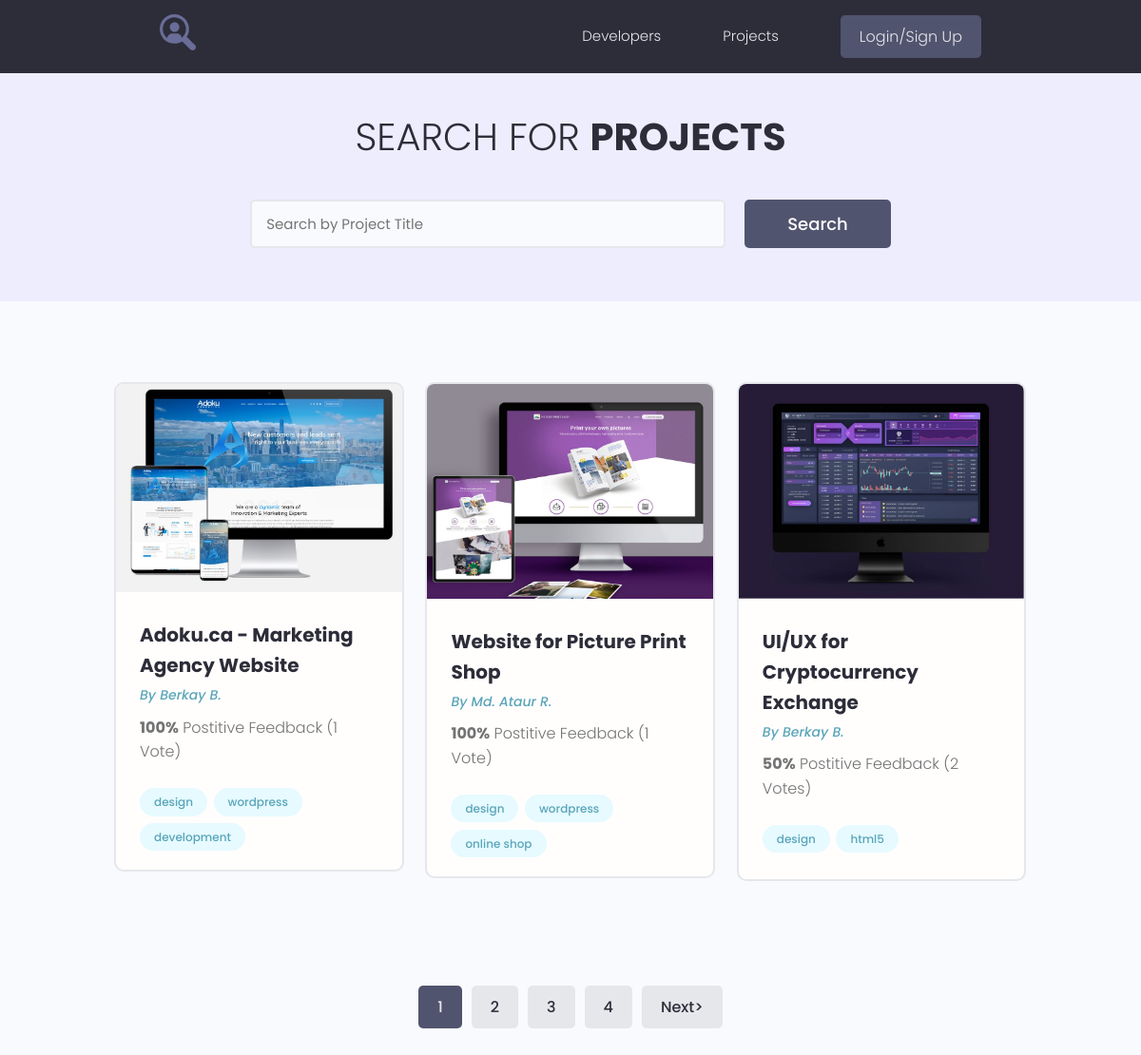
/projects/, run on the app's committed database.
### projects/models.py (models this page shows, shortened)
class Projects(models.Model):
    owner = models.ForeignKey(Profile, on_delete=models.SET_NULL, blank=True, null=True)
    title = models.CharField(max_length=200)
    description = models.TextField(null=True, blank=True)
    image = models.ImageField(null=True, blank=True, upload_to="projects/%Y/%m/%d", default="default.jpg")
    demo_link = models.CharField(max_length=2000, null=True, blank=True)
    source_link = models.CharField(max_length=2000, null=True, blank=True)
    tags = models.ManyToManyField('Tag', blank=True)
    vote_total = models.IntegerField(default=0, null=True, blank=True)
    vote_ratio = models.IntegerField(default=0, null=True, blank=True)
    created = models.DateTimeField(auto_now_add=True)
    class Meta:
        ordering = ['-vote_ratio', '-vote_total', '-created']

class Tag(models.Model):
    name = models.CharField(max_length=200)
    created = models.DateTimeField(auto_now_add=True)
    def __str__(self):
        return self.name

### users/models.py (models this page shows, shortened)
class Profile(models.Model):
    user = models.OneToOneField(User, on_delete=models.CASCADE, blank=True, null=True)
    name = models.CharField(max_length=200, blank=True, null=True)
    email = models.EmailField(max_length=500, blank=True, null=True)
    username = models.CharField(max_length=200, blank=True, null=True)
    short_info = models.CharField(max_length=200, blank=True, null=True)
    bio = models.TextField(blank=True, null=True)
    profile_image = models.ImageField(upload_to='profiles/', blank=True, null=True,
                                      default='profiles/user-default.png')
    social_github = models.CharField(max_length=200, blank=True, null=True)
    social_youtube = models.CharField(max_length=200, blank=True, null=True)
    social_website = models.CharField(max_length=200, blank=True, null=True)
    created = models.DateTimeField(auto_now_add=True)

### projects/views.py (the view)
# urls.py: path('projects/', include('projects.urls')),
def projects(request):
    page = request.GET.get('page')
    results = 3
    pr = Projects.objects.all()
    paginator = Paginator(pr, results)
    try:
        pr = paginator.page(page)
    except PageNotAnInteger:
        page = 1
        pr = paginator.page(page)
    except EmptyPage:
        page = paginator.num_pages
        pr = paginator.page(page)
    left_index = int(page) - 4
    if left_index < 1:
        left_index = 1
    right_index = int(page) + 5
    if right_index > paginator.num_pages + 1:
        right_index = paginator.num_pages + 1
    custom_range = range(left_index, right_index)
    context = {'projects': pr, 'paginator': paginator, 'custom_range': custom_range}
    return render(request, 'projects/projects.html', context)

### projects/templates/projects/projects.html (shortened to what this page needs)
{% extends 'projects/base.html' %}
{% block content %}
<main class="projects">
    <section class="hero-section text-center">
        <div class="container container--narrow">
            <div class="hero-section__box">
                <h2>Search for <span>Projects</span></h2>
            </div>
            <div class="hero-section__search">
                <form class="form" action="#" method="get">
                    <div class="form__field">
                        <input class="input input--text" id="formInput#search" type="text" name="search_query"
                               placeholder="Search by Project Title"/>
                    </div>
                    <input class="btn btn--sub btn--lg" type="submit" value="Search"/>
                </form>
            </div>
        </div>
    </section>
    <section class="projectsList">
        <div class="container">
            <div class="grid grid--three">
                {% for project in projects %}
                <div class="column">
                    <div class="card project">
                        <a href="{% url 'project' project.id %}" class="project">
                            <img class="project__thumbnail" src="{{ project.image.url }}" alt="project thumbnail"/>
                            <div class="card__body">
                                <h3 class="project__title">{{ project.title }}</h3>
                                <p><a class="project__author" href="{% url 'user_profile' project.owner.id %}">By
                                    {{ project.owner.name }}</a></p>
                                <p class="project--rating">
                                    <span style="font-weight: bold;">{{ project.vote_ratio }}%</span> Postitive
                                    Feedback ({{ project.vote_total }} Vote{{ project.vote_total | pluralize:'s' }})
                                </p>
                                <div class="project__tags">
                                    {% for tag in project.tags.all %}
                                    <span class="tag tag--pill tag--main">
                      <small>{{ tag }}</small>
                    </span>
                                    {% endfor %}
                                </div>
                            </div>
                        </a>
                    </div>
                </div>
                {% endfor %}
            </div>
        </div>
    </section>
    {% if projects.has_other_pages %}
    <div class="pagination">
        <ul class="container">
            {% for page in custom_range %}
            {% if page == projects.number %}
            <li><a href="?page={{ page }}" class="btn page-link btn--sub">{{ page }}</a></li>
            {% else %}
            <li><a href="?page={{ page }}" class="btn page-link">{{ page }}</a></li>
            {% endif %}
            {% endfor %}
            {% if projects.has_next %}
            <li><a href="?page={{ projects.next_page_number }}" class="btn page-link">Next&gt;</a></li>
            {% endif %}
        </ul>
    </div>
    {% endif %}
</main>
{% endblock %}

### projects/templates/projects/base.html (shortened to what this page needs)
<!DOCTYPE html>
{% load static %}
<html lang="en">
<head>
   <link rel="stylesheet" href="https://maxcdn.bootstrapcdn.com/font-awesome/4.5.0/css/font-awesome.min.css">
  <link rel="stylesheet" href="{% static 'uikit/styles/uikit.css' %}" />
  <link rel="stylesheet" href="{% static 'styles/app.css' %}" />
</head>
<body>
{% include 'projects/navbar.html' %}
{% block content %}
{% endblock %}
</body>
</html>

### projects/templates/projects/navbar.html (shortened to what this page needs)
{% load static %}
  <header class="header">
    <div class="container container--narrow">
      <a href="{% url 'profiles' %}" class="header__logo">
        <img src="{% static 'images/logo.svg' %}" alt="DevSearch Logo" />
      </a>
      <nav class="header__nav">
        <ul class="header__menu">
          <li class="header__menuItem"><a href="{% url 'profiles' %}">Developers</a></li>
          <li class="header__menuItem"><a href="{% url 'projects' %}">Projects</a></li>
          {% if request.user.is_authenticated %}
          <li class="header__menuItem"><a href="{% url 'inbox' %}">Inbox</a></li>
          <li class="header__menuItem"><a href="{% url 'account' %}">Account</a></li>
          <li class="header__menuItem"><a href="{% url 'create-project' %}">Add project</a></li>
          <li class="header__menuItem"><a href="{% url 'logout' %}" class="btn btn--sub">Logout</a></li>
          {% else %}
          <li class="header__menuItem"><a href="{% url 'login' %}" class="btn btn--sub">Login/Sign Up</a></li>
          {% endif %}
        </ul>
      </nav>
    </div>
  </header>

### projects/static/styles/app.css (style rules this page uses)
:root { --color-sub: #2d2d39; }
.btn--sub { background-color: var(--color-sub-light); }
.card { border: 2px solid var(--color-light); }
img { width: 100%; }
.header { position: sticky; z-index: 111; background-color: var(--color-sub); padding: 1.5rem 0; }
.header > .container { display: flex; justify-content: space-between; align-items: center; }
.header__logo > img { height: 3.8rem; }
.header__nav > ul { display: inline-flex; align-items: center; list-style: none; gap: 6.5rem; }
.header__menuItem > a { color: var(--color-light); font-weight: 300; }
.hero-section { height: 40vh; display: flex; align-items: center; background-color: var(--color-sub); }
.hero-section__box { margin-bottom: 4rem; }
.hero-section__box > h2, .hero-section__box > h2 > span { font-size: 4rem; color: var(--color-light); line-height: 1.3; text-transform: uppercase; }
.hero-section__box > h2 { font-weight: 300; }
.hero-section__box > h2 > span { font-weight: 700; }
.hero-section__search > .form { display: flex; align-items: center; justify-content: center; gap: 2rem; }
.hero-section__search > .form input.input--text { width: 50rem; }
.pagination { margin-top: 8rem; margin-bottom: 10rem; }
.pagination > ul { flex-wrap: wrap; list-style: none; display: flex; align-items: center; justify-content: center; gap: 1rem; }
.pagination .btn { color: var(--color-sub); }
.pagination .btn.btn--sub { color: var(--color-light); }
.project__author { font-size: 1.4rem; font-style: italic; }
.project--rating { margin-bottom: 1.6em; margin-top: .5em; }
.projects > .hero-section { background: var(--color-sub-lighter); height: 30vh; }
.projects .hero-section__box { margin-bottom: 2.5rem; }
.projects .hero-section__box > h2 { color: var(--color-sub); }
.projects .hero-section__box > h2 > span { font-weight: 700; color: var(--color-sub); }
.projectsList { margin-top: 8rem; }
.project__thumbnail { object-fit: cover; object-position: top center; width: 100%; }
.project__title { font-size: 2rem; font-weight: 700; color: var(--color-sub); }

### projects/static/uikit/styles/modules/_variables.css (style rules this page uses)
:root { --color-main: #5aa5b9; --color-main-light: #e6faff; --color-sub: #3f4156; --color-sub-light: #51546e; --color-sub-lighter: #ededfd; --color-text: #737373; --color-gray: #8b8b8b; --color-light: #e5e7eb; --color-light-gray: #767676; --color-bg: #f8fafd; --color-white: #fffefd; --color-white-light: #f3f3f3; --color-success: #359e64; --color-success-bg: #def8e8; --color-error: #fc4b0b; --color-error-bg: #fff2ee; --font-base: 'Poppins', arial, helvetica, 'Segoe UI', roboto, ubuntu, sans-serif; --font-monospace: 'Fira Code', 'Courier New', courier, monospace; --font-regular: 300; --font-medium: 500; --font-bold: 700; --generic-shadow: 1px 1px 5px #00000010; --generic-transition: all 0.3s ease-in-out; }

### projects/static/uikit/styles/modules/_base.css (style rules this page uses)
* { margin: 0; padding: 0; box-sizing: border-box; text-rendering: optimizeLegibility; color: inherit; font-size: inherit; }
html { font-size: 50%; }
@media only screen and (min-width: 480px) { html { font-size: 56.25%; } }
@media only screen and (min-width: 1200px) { html { font-size: 62.5%; } }
body { line-height: 1.6; font-weight: 400; font-size: 1.5rem; color: var(--color-text); background-color: var(--color-bg); min-height: 100vh; }

### projects/static/uikit/styles/modules/_typography.css (style rules this page uses)
* { font-family: var(--font-base); }
h2 { font-size: 3.6rem; font-weight: var(--font-bold); }
h3 { font-size: 3.2rem; font-weight: var(--font-medium); }
p, span, strong { font-size: 1.6rem; color: var(--color-text); font-weight: var(--font-regular); }
a { padding-bottom: 2px; text-decoration: none; display: inline-block; color: var(--color-main); font-weight: var(--font-medium); }

### projects/static/uikit/styles/modules/_utilities.css (style rules this page uses)
.container { width: 92%; max-width: 165rem; margin: 0 auto; box-sizing: border-box; }
.container--narrow { width: 92%; max-width: 120rem; }
@media screen and (min-width: 1000px) { .container { width: 90%; } }
@media screen and (min-width: 1000px) { .container--narrow { width: 85%; } }
@media screen and (min-width: 1200px) { .container { width: 80%; } }
@media screen and (min-width: 1200px) { .container--narrow { width: 72%; } }
.text-center { text-align: center; }

### projects/static/uikit/styles/modules/_card.css (style rules this page uses)
.card { border-radius: 1rem; background-color: var(--color-white); border: 1.5px solid var(--color-light); width: auto; height: auto; margin-top: 0.5rem; margin-bottom: 0.5rem; overflow: hidden; }
.card__body, .card__header { padding: 2rem 2.5rem; }

### data on the page
Projects: image (picture), title "Adoku.ca - Marketing Agency Website", owner.name "Berkay B.", vote_ratio "100", vote_total "1"
Tag: name "design"
Tag: name "wordpress"
Tag: name "development"
Projects: image (picture), title "Website for Picture Print Shop", owner.name "Md. Ataur R.", vote_ratio "100", vote_total "1"
Tag: name "online shop"
Projects: image (picture), title "UI/UX for Cryptocurrency Exchange", owner.name "Berkay B.", vote_ratio "50", vote_total "2", vote_total|pluralize "s"
Tag: name "html5"

### other printed values
{{ page }} "1"
{{ page }} "2" "3" "4"
